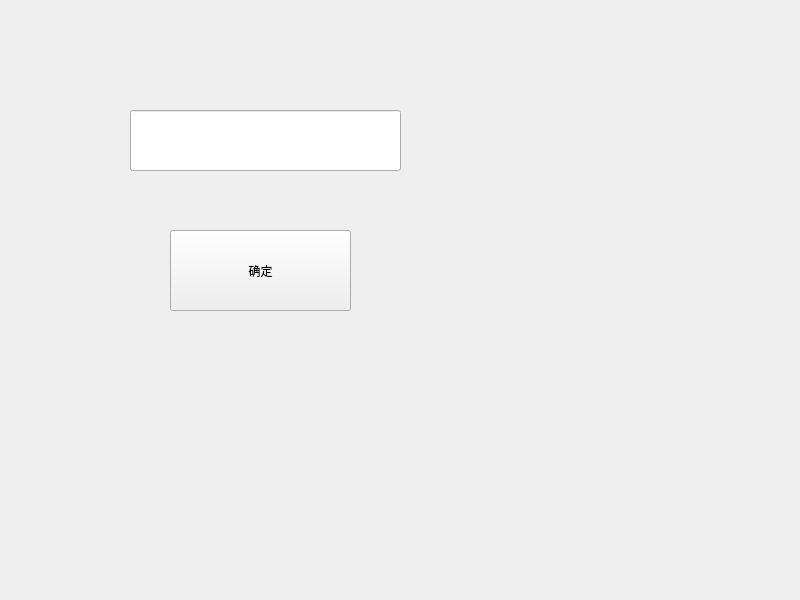
<?xml version="1.0" encoding="UTF-8"?>
<ui version="4.0">
 <class>Widget</class>
 <widget class="QWidget" name="Widget">
  <property name="geometry">
   <rect>
    <x>0</x>
    <y>0</y>
    <width>800</width>
    <height>600</height>
   </rect>
  </property>
  <property name="windowTitle">
   <string>Widget</string>
  </property>
  <widget class="QPushButton" name="pushButton">
   <property name="geometry">
    <rect>
     <x>170</x>
     <y>230</y>
     <width>181</width>
     <height>81</height>
    </rect>
   </property>
   <property name="text">
    <string>确定</string>
   </property>
  </widget>
  <widget class="QLineEdit" name="lineEdit">
   <property name="geometry">
    <rect>
     <x>130</x>
     <y>110</y>
     <width>271</width>
     <height>61</height>
    </rect>
   </property>
  </widget>
 </widget>
 <resources/>
 <connections/>
</ui>
